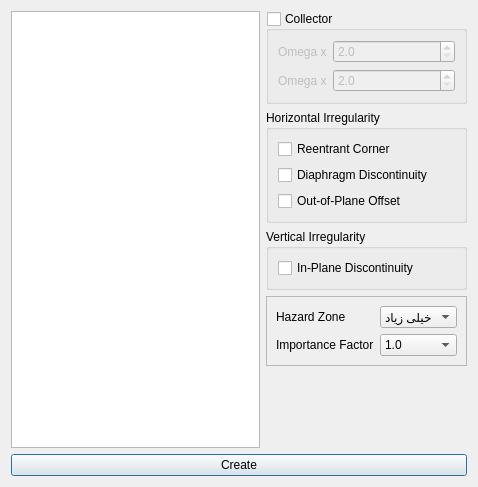
<?xml version="1.0" encoding="UTF-8"?>
<ui version="4.0">
 <class>Dialog</class>
 <widget class="QDialog" name="Dialog">
  <property name="geometry">
   <rect>
    <x>0</x>
    <y>0</y>
    <width>478</width>
    <height>487</height>
   </rect>
  </property>
  <property name="windowTitle">
   <string>Diaphragm Forces</string>
  </property>
  <property name="windowIcon">
   <iconset resource="../../civiltools.qrc">
    <normaloff>:/civiltools/images/property_editor.svg</normaloff>:/civiltools/images/property_editor.svg</iconset>
  </property>
  <layout class="QVBoxLayout" name="verticalLayout_2">
   <item>
    <layout class="QHBoxLayout" name="horizontalLayout">
     <item>
      <widget class="QListWidget" name="stories">
       <property name="selectionMode">
        <enum>QAbstractItemView::ExtendedSelection</enum>
       </property>
      </widget>
     </item>
     <item>
      <layout class="QVBoxLayout" name="verticalLayout">
       <item>
        <widget class="QGroupBox" name="collector_groupbox">
         <property name="title">
          <string>Collector</string>
         </property>
         <property name="checkable">
          <bool>true</bool>
         </property>
         <property name="checked">
          <bool>false</bool>
         </property>
         <layout class="QFormLayout" name="formLayout">
          <item row="0" column="0">
           <widget class="QLabel" name="label">
            <property name="text">
             <string>Omega x</string>
            </property>
           </widget>
          </item>
          <item row="0" column="1">
           <widget class="QDoubleSpinBox" name="omega_x">
            <property name="decimals">
             <number>1</number>
            </property>
            <property name="minimum">
             <double>2.000000000000000</double>
            </property>
            <property name="maximum">
             <double>3.000000000000000</double>
            </property>
            <property name="singleStep">
             <double>0.500000000000000</double>
            </property>
           </widget>
          </item>
          <item row="1" column="0">
           <widget class="QLabel" name="label_2">
            <property name="text">
             <string>Omega x</string>
            </property>
           </widget>
          </item>
          <item row="1" column="1">
           <widget class="QDoubleSpinBox" name="omega_y">
            <property name="decimals">
             <number>1</number>
            </property>
            <property name="minimum">
             <double>2.000000000000000</double>
            </property>
            <property name="maximum">
             <double>3.000000000000000</double>
            </property>
            <property name="singleStep">
             <double>0.500000000000000</double>
            </property>
           </widget>
          </item>
         </layout>
        </widget>
       </item>
       <item>
        <widget class="QGroupBox" name="groupBox_8">
         <property name="title">
          <string>Horizontal Irregularity</string>
         </property>
         <layout class="QVBoxLayout" name="verticalLayout_6">
          <item>
           <widget class="QCheckBox" name="reentrance_corner_checkbox">
            <property name="text">
             <string>Reentrant Corner</string>
            </property>
            <property name="checked">
             <bool>false</bool>
            </property>
           </widget>
          </item>
          <item>
           <widget class="QCheckBox" name="diaphragm_discontinuity_checkbox">
            <property name="text">
             <string>Diaphragm Discontinuity</string>
            </property>
            <property name="checked">
             <bool>false</bool>
            </property>
           </widget>
          </item>
          <item>
           <widget class="QCheckBox" name="out_of_plane_offset_checkbox">
            <property name="text">
             <string>Out-of-Plane Offset</string>
            </property>
            <property name="checked">
             <bool>false</bool>
            </property>
           </widget>
          </item>
         </layout>
        </widget>
       </item>
       <item>
        <widget class="QGroupBox" name="groupBox_12">
         <property name="title">
          <string>Vertical Irregularity</string>
         </property>
         <layout class="QVBoxLayout" name="verticalLayout_9">
          <item>
           <widget class="QCheckBox" name="in_plane_discontinuity_checkbox">
            <property name="text">
             <string>In-Plane Discontinuity</string>
            </property>
            <property name="checked">
             <bool>false</bool>
            </property>
           </widget>
          </item>
         </layout>
        </widget>
       </item>
       <item>
        <widget class="QFrame" name="frame">
         <property name="frameShape">
          <enum>QFrame::StyledPanel</enum>
         </property>
         <property name="frameShadow">
          <enum>QFrame::Raised</enum>
         </property>
         <layout class="QFormLayout" name="formLayout_2">
          <item row="0" column="0">
           <widget class="QLabel" name="label_14">
            <property name="layoutDirection">
             <enum>Qt::LeftToRight</enum>
            </property>
            <property name="text">
             <string notr="true">Hazard Zone</string>
            </property>
           </widget>
          </item>
          <item row="0" column="1">
           <widget class="QComboBox" name="risk_level">
            <property name="enabled">
             <bool>true</bool>
            </property>
            <item>
             <property name="text">
              <string>خیلی زیاد</string>
             </property>
            </item>
            <item>
             <property name="text">
              <string>زیاد</string>
             </property>
            </item>
            <item>
             <property name="text">
              <string>متوسط</string>
             </property>
            </item>
            <item>
             <property name="text">
              <string>کم</string>
             </property>
            </item>
           </widget>
          </item>
          <item row="1" column="0">
           <widget class="QLabel" name="label_6">
            <property name="layoutDirection">
             <enum>Qt::LeftToRight</enum>
            </property>
            <property name="text">
             <string notr="true">Importance Factor</string>
            </property>
           </widget>
          </item>
          <item row="1" column="1">
           <widget class="Gui::PrefComboBox" name="importance_factor">
            <property name="currentIndex">
             <number>1</number>
            </property>
            <property name="prefEntry" stdset="0">
             <cstring>importance_factor</cstring>
            </property>
            <property name="prefPath" stdset="0">
             <cstring>Mod/civilTools</cstring>
            </property>
            <item>
             <property name="text">
              <string>0.8</string>
             </property>
            </item>
            <item>
             <property name="text">
              <string>1.0</string>
             </property>
            </item>
            <item>
             <property name="text">
              <string>1.2</string>
             </property>
            </item>
            <item>
             <property name="text">
              <string>1.4</string>
             </property>
            </item>
           </widget>
          </item>
         </layout>
        </widget>
       </item>
       <item>
        <spacer name="verticalSpacer_8">
         <property name="orientation">
          <enum>Qt::Vertical</enum>
         </property>
         <property name="sizeHint" stdset="0">
          <size>
           <width>20</width>
           <height>40</height>
          </size>
         </property>
        </spacer>
       </item>
      </layout>
     </item>
    </layout>
   </item>
   <item>
    <widget class="QPushButton" name="create_pushbutton">
     <property name="text">
      <string>Create</string>
     </property>
     <property name="icon">
      <iconset resource="../../civiltools.qrc">
       <normaloff>:/civiltools/images/etabs.png</normaloff>:/civiltools/images/etabs.png</iconset>
     </property>
     <property name="iconSize">
      <size>
       <width>60</width>
       <height>60</height>
      </size>
     </property>
    </widget>
   </item>
  </layout>
 </widget>
 <customwidgets>
  <customwidget>
   <class>Gui::PrefComboBox</class>
   <extends>QComboBox</extends>
   <header>Gui/PrefWidgets.h</header>
  </customwidget>
 </customwidgets>
 <resources>
  <include location="../../civiltools.qrc"/>
 </resources>
 <connections/>
</ui>
